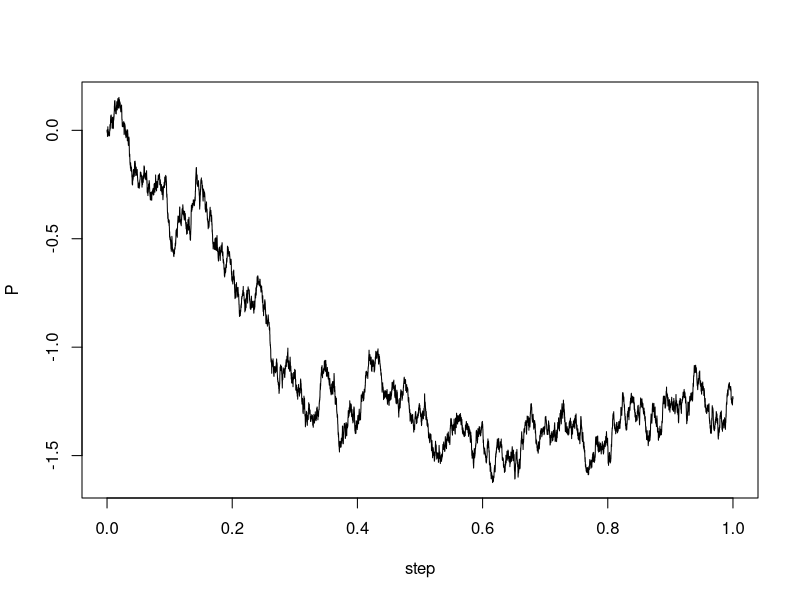
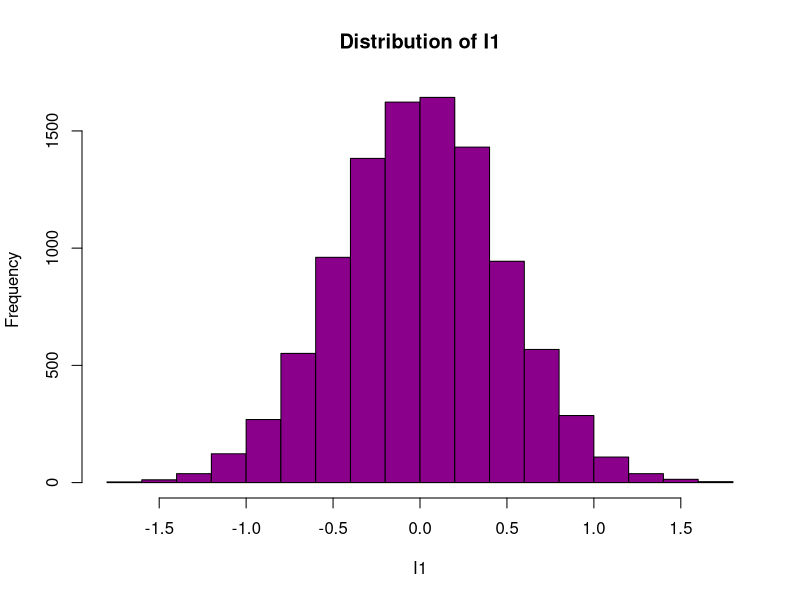
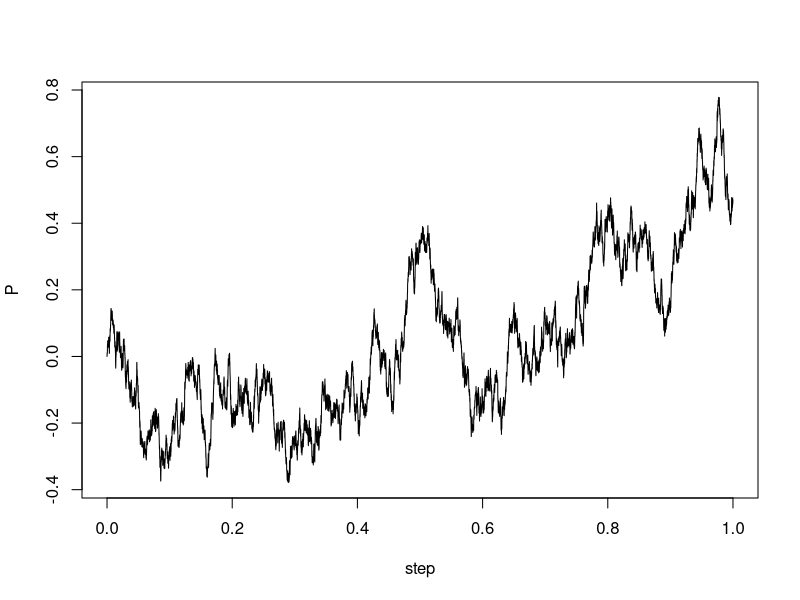
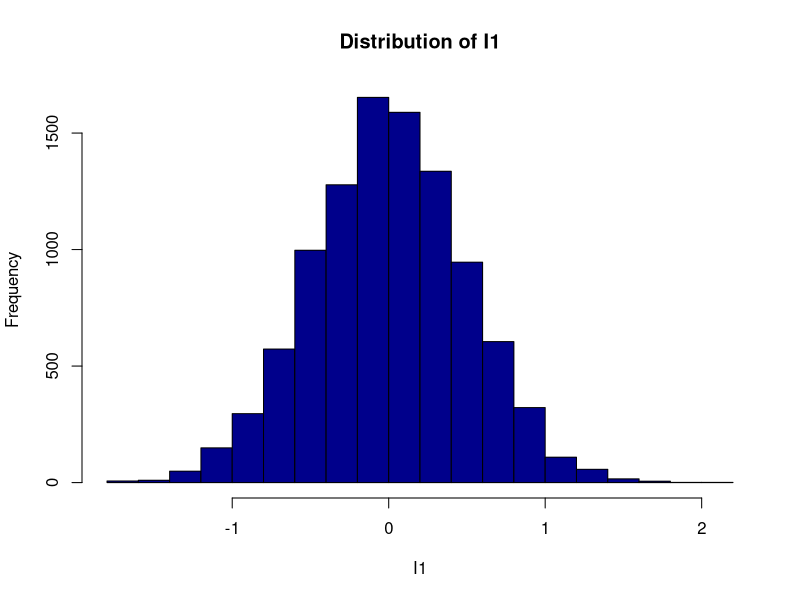
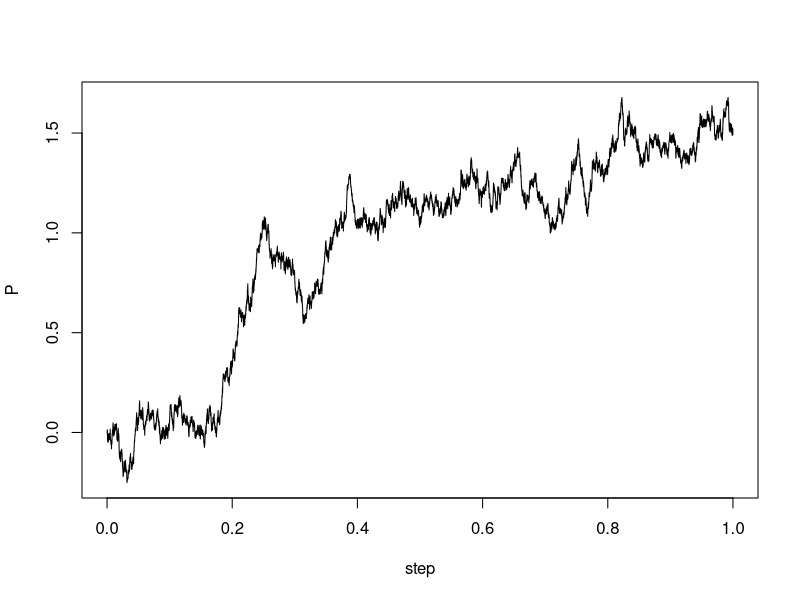
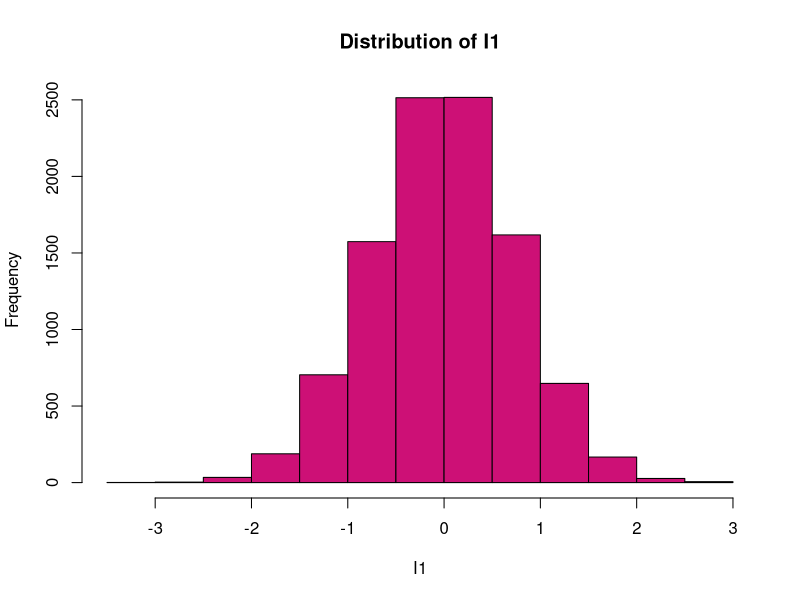

The R script that drew these images, in order:
## ---- chunk 1
#Function of Brownian motion path
Path_way<- function(n,t)
{
  Path<-c(0,cumsum(rnorm(n,0,sqrt(t/n))))
  return(Path)
}
# Function for Riemann sum (left-endpoint)
left_endpoint<- function(n,integrand,integrator)
{
  #integrand is a vector with length n contain all value of f(xi-1) *-*
  #let's product be a vector contain f(xi-1)*integrator(x) for i in 1 to n
  product<-numeric(n)
  for(i in 1:n)
  {
    product[i]<-integrand[i]*(integrator[i+1]-integrator[i])
  }
  sum<-sum(product)
  return(sum)
}
## ---- chunk 2
#Find I1 
n<-10000
t<-1
P<-Path_way(n,t)
step<-seq(0,1,length=n+1)
plot(step,P, type="l")

integrand<-seq(0,t-t/n,t/n)
integrator<-P
# So I1 is :
left_endpoint(n,integrand,integrator)

# EXTRA: I want to see the distribution of I1
I1<-numeric(10000)
for( i in 1:10000)
{
  P<-Path_way(n,t)
  integrand<-seq(0,t-t/n,t/n)
  I1[i]<-left_endpoint(n,P,integrator)
}

#Distribution of I1:
mean(I1)
sd(I1)
hist(I1,main="Distribution of I1", col="darkmagenta")
## ---- chunk 3
#Find I1 
n<-10000
t<-1
P<-Path_way(n,t)
step<-seq(0,1,length=n+1)
plot(step,P, type="l")

integrand<-P[1:n]
integrator<-P
# So I1 is:
left_endpoint(n,integrand,integrator)

# EXTRA: I want to see the distribution of I1
I1<-numeric(10000)
for( i in 1:10000)
{
  P<-Path_way(n,t)
  integrand<-P[1:n]
  I1[i]<-left_endpoint(n,P,integrator)
}

#Distribution of I1:
mean(I1)
sd(I1)
hist(I1,main="Distribution of I1", col="darkblue")
## ---- chunk 4
#Find I1 
n<-10000
t<-1
P<-Path_way(n,t)
step<-seq(0,1,length=n+1)
plot(step,P, type="l")

integrand<-P[1:n]*P[1:n]
integrator<-P
# So I1 is:
left_endpoint(n,integrand,integrator)

# EXTRA: I want to see the distribution of I1
I1<-numeric(10000)
for( i in 1:10000)
{
  P<-Path_way(n,t)
  integrand<-P[1:n]*P[1:n]
  I1[i]<-left_endpoint(n,P,integrator)
}

#Distribution of I1:
mean(I1)
sd(I1)
hist(I1,main="Distribution of I1", col="deeppink3")
